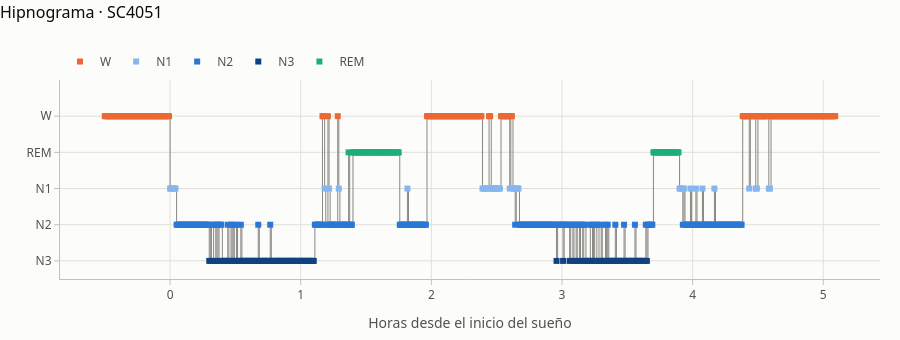

Notebook code cell kept with this figure:
### Code cell
obs_preview = tidy.rename(columns={"sleep_stage": "stage_code", "start_time_sec": "start_sec"})
obs_preview["channel"] = obs_preview["channel"].astype(str).str.replace("EEG ", "")
onset = (obs_preview[obs_preview["stage_code"].isin(["N1", "N2", "N3", "REM"])]
         .groupby("recording_id")["start_sec"].min())
obs_preview["hours_since_sleep_onset"] = (obs_preview["start_sec"] - obs_preview["recording_id"].map(onset)) / 3600
obs_preview["stage_code"] = obs_preview["stage_code"].astype(str)
plots.hypnogram(obs_preview, files.iloc[0].recording_id).show()

### Figure 1 — Plotly figure (JSON) as saved in the notebook; plotly's stock layout.template omitted (floating-point values rounded to 4 significant figures; data arrays with more than 128 entries replaced by an {"elided": "..."} marker saying what was removed)
{"data": [{"hoverinfo": "skip", "line": {"color": "#898781", "shape": "hv", "width": 1}, "mode": "lines", "showlegend": false, "type": "scatter", "x": {"elided": "672 float values"}, "y": {"elided": "672 int values"}}, {"customdata": {"elided": "208x1 int values"}, "hovertemplate": "W<br>%{x:.2f} h desde el inicio del sueño<br>epoch %{customdata[0]}<extra></extra>", "marker": {"color": "#eb6834", "size": 6, "symbol": "square"}, "mode": "markers", "name": "W", "type": "scatter", "x": {"elided": "208 float values"}, "y": {"elided": "208 int values"}}, {"customdata": [[1289], [1290], [1291], [1292], [1293], [1294], [1431], [1435], [1444], [1507], [1576], [1577], [1578], [1579], [1580], [1581], [1584], [1585], [1586], [1587], [1588], [1589], [1590], [1591], [1592], [1601], [1604], [1605], [1607], [1608], [1609], [1757], [1758], [1759], [1761], [1767], [1772], [1778], [1789], [1821], [1827], [1828], [1839], [1840]], "hovertemplate": "N1<br>%{x:.2f} h desde el inicio del sueño<br>epoch %{customdata[0]}<extra></extra>", "marker": {"color": "#86b6ef", "size": 6, "symbol": "square"}, "mode": "markers", "name": "N1", "type": "scatter", "x": [0.0, 0.008333, 0.01667, 0.025, 0.03333, 0.04167, 1.183, 1.217, 1.292, 1.817, 2.392, 2.4, 2.408, 2.417, 2.425, 2.433, 2.458, 2.467, 2.475, 2.483, 2.492, 2.5, 2.508, 2.517, 2.525, 2.6, 2.625, 2.633, 2.65, 2.658, 2.667, 3.9, 3.908, 3.917, 3.933, 3.983, 4.025, 4.075, 4.167, 4.433, 4.483, 4.492, 4.583, 4.592], "y": [2, 2, 2, 2, 2, 2, 2, 2, 2, 2, 2, 2, 2, 2, 2, 2, 2, 2, 2, 2, 2, 2, 2, 2, 2, 2, 2, 2, 2, 2, 2, 2, 2, 2, 2, 2, 2, 2, 2, 2, 2, 2, 2, 2]}, {"customdata": {"elided": "217x1 int values"}, "hovertemplate": "N2<br>%{x:.2f} h desde el inicio del sueño<br>epoch %{customdata[0]}<extra></extra>", "marker": {"color": "#2a78d6", "size": 6, "symbol": "square"}, "mode": "markers", "name": "N2", "type": "scatter", "x": {"elided": "217 float values"}, "y": {"elided": "217 int values"}}, {"customdata": {"elided": "135x1 int values"}, "hovertemplate": "N3<br>%{x:.2f} h desde el inicio del sueño<br>epoch %{customdata[0]}<extra></extra>", "marker": {"color": "#104281", "size": 6, "symbol": "square"}, "mode": "markers", "name": "N3", "type": "scatter", "x": {"elided": "135 float values"}, "y": {"elided": "135 int values"}}, {"customdata": [[1453], [1457], [1458], [1459], [1460], [1461], [1462], [1463], [1464], [1465], [1466], [1467], [1468], [1469], [1470], [1471], [1472], [1473], [1474], [1475], [1476], [1477], [1478], [1479], [1480], [1481], [1482], [1483], [1484], [1485], [1486], [1487], [1488], [1489], [1490], [1491], [1492], [1493], [1494], [1495], [1496], [1497], [1498], [1499], [1733], [1734], [1735], [1736], [1737], [1738], [1739], [1740], [1741], [1742], [1743], [1744], [1745], [1746], [1747], [1748], [1749], [1750], [1751], [1752], [1753], [1754], [1755], [1756]], "hovertemplate": "REM<br>%{x:.2f} h desde el inicio del sueño<br>epoch %{customdata[0]}<extra></extra>", "marker": {"color": "#1baf7a", "size": 6, "symbol": "square"}, "mode": "markers", "name": "REM", "type": "scatter", "x": [1.367, 1.4, 1.408, 1.417, 1.425, 1.433, 1.442, 1.45, 1.458, 1.467, 1.475, 1.483, 1.492, 1.5, 1.508, 1.517, 1.525, 1.533, 1.542, 1.55, 1.558, 1.567, 1.575, 1.583, 1.592, 1.6, 1.608, 1.617, 1.625, 1.633, 1.642, 1.65, 1.658, 1.667, 1.675, 1.683, 1.692, 1.7, 1.708, 1.717, 1.725, 1.733, 1.742, 1.75, 3.7, 3.708, 3.717, 3.725, 3.733, 3.742, 3.75, 3.758, 3.767, 3.775, 3.783, 3.792, 3.8, 3.808, 3.817, 3.825, 3.833, 3.842, 3.85, 3.858, 3.867, 3.875, 3.883, 3.892], "y": [3, 3, 3, 3, 3, 3, 3, 3, 3, 3, 3, 3, 3, 3, 3, 3, 3, 3, 3, 3, 3, 3, 3, 3, 3, 3, 3, 3, 3, 3, 3, 3, 3, 3, 3, 3, 3, 3, 3, 3, 3, 3, 3, 3, 3, 3, 3, 3, 3, 3, 3, 3, 3, 3, 3, 3, 3, 3, 3, 3, 3, 3, 3, 3, 3, 3, 3, 3]}], "layout": {"font": {"color": "#52514e", "family": "system-ui, -apple-system, \"Segoe UI\", sans-serif", "size": 12}, "height": 340, "hoverlabel": {"bgcolor": "white", "font": {"color": "#0b0b0b"}}, "legend": {"orientation": "h", "title": {"text": ""}, "x": 0, "xanchor": "left", "y": 1.02, "yanchor": "bottom"}, "margin": {"b": 50, "l": 60, "r": 20, "t": 80}, "paper_bgcolor": "#fcfcfb", "plot_bgcolor": "#fcfcfb", "title": {"font": {"color": "#0b0b0b", "size": 16}, "text": "Hipnograma · SC4051", "x": 0, "xanchor": "left", "y": 0.98, "yanchor": "top"}, "xaxis": {"gridcolor": "#e1e0d9", "linecolor": "#c3c2b7", "tickcolor": "#c3c2b7", "ticks": "outside", "title": {"text": "Horas desde el inicio del sueño"}, "zeroline": false}, "yaxis": {"gridcolor": "#e1e0d9", "linecolor": "#c3c2b7", "range": [-0.5, 5], "tickcolor": "#c3c2b7", "ticks": "outside", "ticktext": ["N3", "N2", "N1", "REM", "W"], "tickvals": [0, 1, 2, 3, 4], "zeroline": false}}}
